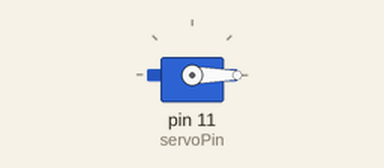
Simulated run of this sketch. Board: Arduino Uno, built with avr-gcc and run on an emulated ATmega328P. Parts: servo.

Above: at 0.05 s.
At 4.05 s:
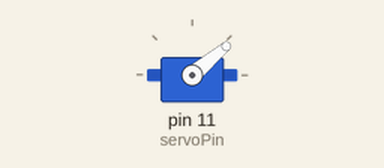
At 6.4 s:
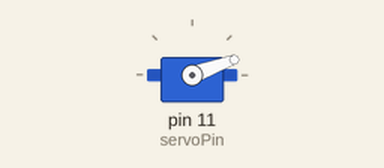
Timing chart, 0 to 10.2 s (numbered marks = the images above):
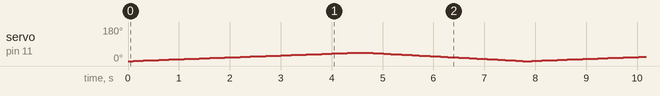

The sketch:

servo_motor_program.ino
```cpp
// Include the servo library:
#include <Servo.h>
// Create a new servo object:
Servo servo1;
// Define the servo pin:
#define servoPin 11
// Create a variable to store the servo position:
int angle = 0;
void setup() {
  // Attach the Servo variable to a pin:
  servo1.attach(servoPin);
}
void loop() {
  // Tell the servo to go to a particular angle:
  /*servo1.write(90);
  delay(1000);
  servo1.write(180);
  delay(1000);
  servo1.write(0);
  delay(1000);*/
  // Sweep from 0 to 180 degrees:
  for (angle = 0; angle <= 45; angle ++) {
    servo1.write(angle);
    delay(100);

  }
  // And back from 180 to 0 degrees:
  for (angle = 45; angle >= 0; angle --) {
    servo1.write(angle);
    delay(70);


  }
  //delay(1000);
}
```
